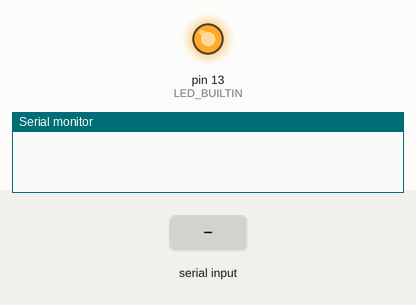
Recording of a sketch running on a simulated Arduino Mega 2560, built with avr-gcc and run on an emulated ATmega2560. Parts: output pins drawn as LEDs (lit = HIGH), the last lines printed to the serial monitor. Inputs (shaded band) come from the test bench. Storage starts empty.

Above: at 0.1 s.
At 2.3 s:
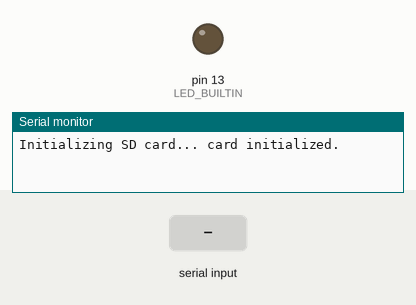
2.4 s: "1\n" received over the second serial link
Timing chart, 0 to 5.4 s (numbered marks = the images above; inputs shaded):
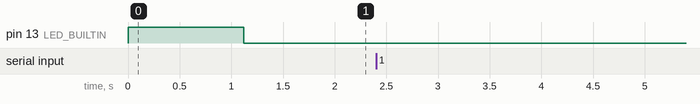

The sketch:

arduinoMegaGnssDataLogger.ino
```cpp
/*
  GNSS data logger using an Arduino MEGA2560 and 3 NEO-6M GPS.

  This sketch only worked after increasing the buffer size in:
  /home/<user>/.arduino15/packages/arduino/hardware/avr/1.8.6/cores/arduino/HardwareSerial.h
  by modifying the line:
  #define SERIAL_RX_BUFFER_SIZE 64
  to
  #define SERIAL_RX_BUFFER_SIZE 1024 //64

  Connections:
    SD card attached to SPI bus as follows:
    * GND - GND
    * 3V3 - 3.3V
    * CS - pin 53
    * MOSI - pin 51
    * SCK - pin 52
    * MISO - pin 50

  After connection, check that everything is working properly by looking at the LED light:
  - On indicates doing setup.
  - Off indicates going into loop; if it never goes off, then something is not working properly; check SD card or press the RESET button.
*/


#include <SPI.h>
#include <SD.h>


////////////////////////////////////////////////////////////////
// PARAMETERS
////////////////////////////////////////////////////////////////
#define CHIP_SELECT 53  // for MEGA2560
#define BUFFER_SIZE 1024  // This value must be greater or equal to SERIAL_RX_BUFFER_SIZE (see sketch description on top)


////////////////////////////////////////////////////////////////
// VARIABLES
////////////////////////////////////////////////////////////////
uint8_t buffer[BUFFER_SIZE];


////////////////////////////////////////////////////////////////
// MAIN CODE
////////////////////////////////////////////////////////////////

void setup()
{
  // Set the led pin as output.
  pinMode(LED_BUILTIN, OUTPUT);
  // Turn the LED on to help the user see that we are in the setup function.
  digitalWrite( LED_BUILTIN , HIGH );

  // Initialize serial ports.
  Serial.begin(9600);
  // Next serial ports will read from GNSS serial.
  Serial1.begin(9600);
  Serial2.begin(9600);
  Serial3.begin(9600);
  // Wait a bit to check if something is being received.
  delay( 1100 );
  // Check if all GNSS are sending info.
  if( Serial1.available() ) {
    Serial.println( "Serial1 up." );
  }
  if( Serial2.available() ) {
    Serial.println( "Serial2 up." );
  }
  if( Serial3.available() ) {
    Serial.println( "Serial3 up." );
  }

  // Initialize SD card.
  Serial.print("Initializing SD card...");
  // see if the card is present and can be initialized:
  if( !SD.begin( SPI_FULL_SPEED , CHIP_SELECT ) ) {
    Serial.println( " card failed, or not present." );
    // don't do anything more:
    while (1);
  }
  Serial.println(" card initialized.");

  // LED off when setup is complete, and we are going into the loop.
  digitalWrite( LED_BUILTIN , LOW );
}


void loop()
{
  // Continously copy data from serial to the SD card.
  writeSerialToSdCard( Serial1 , "datalog1.txt" );
  writeSerialToSdCard( Serial2 , "datalog2.txt" );
  writeSerialToSdCard( Serial3 , "datalog3.txt" );
}


////////////////////////////////////////////////////////////////
// FUNCTIONS
////////////////////////////////////////////////////////////////

/**
 * Writes data received through a serial port to a file in the SD card.
 */
void writeSerialToSdCard( Stream& serialPort , String filename )
{
  // Only if there is something to write,
  if( serialPort.available() > 0 ) {
    // Open the data file.
    File dataFile = SD.open( filename , O_WRITE | O_CREAT | O_APPEND );
    // If we fail th open the file, give out info and return.
    if( !dataFile ) {
      if( Serial ) {
        Serial.write( "Error opening " );
        Serial.print( filename );
        Serial.write( "\n" );
      }
      return;
    }
    // If we got here, we managed to open the file and can write data.
    if( Serial ) {
      Serial.write( "Writting to " );
      Serial.print( filename );
      Serial.write( "..." );
    }
    // Copy available serial port bytes into the buffer,
    int numberOfBytesRead = serialPort.readBytes( buffer , serialPort.available() );
    // and write the copied content into the SD card.
    dataFile.write( buffer , numberOfBytesRead );
    // Finally close the file and print to let the user know that we wrote into the file.
    dataFile.close();
    if( Serial ) {
      Serial.write( " done.\n" );
    }
  }
}
```
